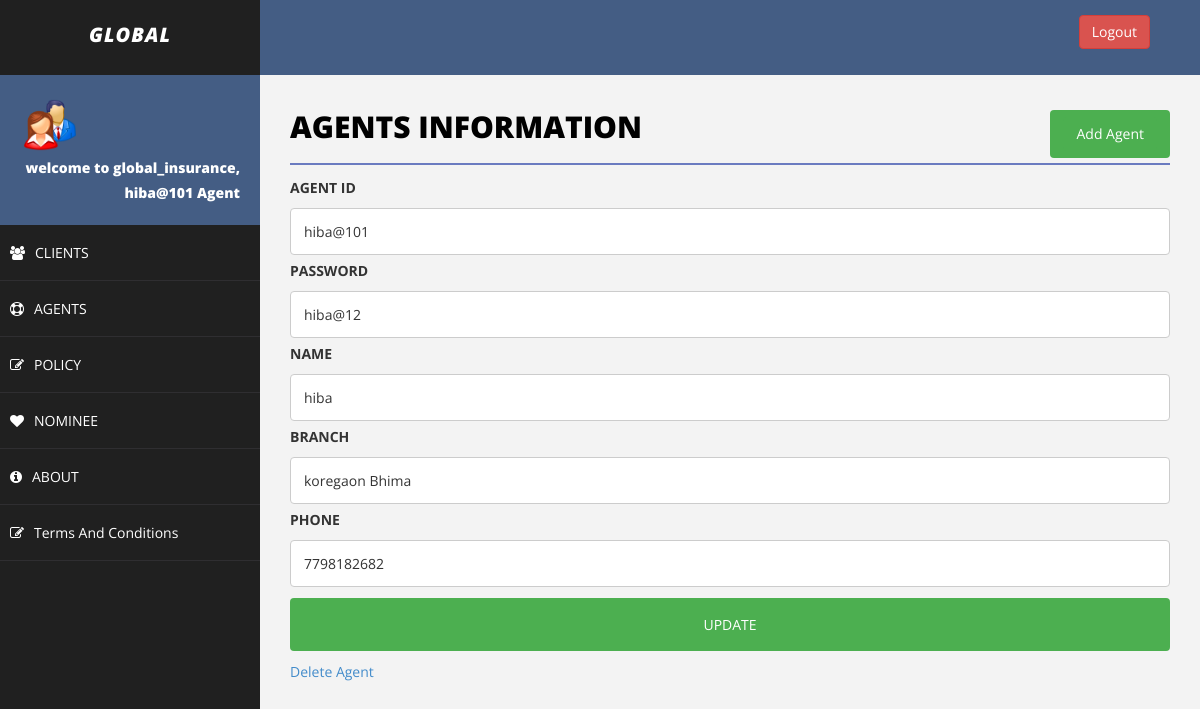
The app's page /editAgent.php?agent_id=hiba@101 (signed in) with its own data.
### tables this page shows
CREATE TABLE `agent` (
  `agent_id` varchar(50) NOT NULL,
  `agent_password` varchar(30) NOT NULL,
  `name` varchar(50) NOT NULL,
  `branch` varchar(50) NOT NULL,
  `phone` varchar(50) NOT NULL
);

### editAgent.php (the view, shortened to what this page needs)
<!DOCTYPE html>
<html>
<head>
    <link href="assets/css/bootstrap.css" rel="stylesheet" />
    <link href="assets/css/font-awesome.css" rel="stylesheet" />
    <link href="assets/css/basic.css" rel="stylesheet" />
    <link href="assets/css/custom.css" rel="stylesheet" />
</head>
<body>
<?php
include 'header.php';
?>
        <div id="page-wrapper">
                <div class="row">
                    <div class="col-md-12">
                        <h1 class="page-head-line">Agents Information
						<button class="btn" align="center">
						<a href="addclient.php" class="btn">Add Agent</a>
						</button>
						</h1>
                    </div>
                </div>
<?php
include'connection.php';
	if($_SERVER["REQUEST_METHOD"] == "GET"){
		$agent_id = $_GET["agent_id"];
	}
	$sql = "SELECT agent_id, agent_password, name, branch, phone from agent where agent_id='$agent_id'";
	$result = $conn->query($sql);
	echo "<div>\n";
	  echo '<form action="updateAgent.php" method="post">';
	    echo "<label for=\"fname\">AGENT ID</label>";
	    echo "<input type=\"text\" value=\"$agent_id\"name=\"agent_id\"/>"."</br>";
	while($row = $result->fetch_assoc()) {
		echo "<label for=\"fname\">PASSWORD</label>";
	    echo "<input type=\"text\" agent_id=\"fname\" name=\"agent_password\" placeholder=\"password..\" value=\"$row[agent_password]\">";
		echo "<label for=\"fname\">NAME</label>";
	    echo "<input type=\"text\" agent_id=\"fname\" name=\"name\" placeholder=\"Your Name..\" value=\"$row[name]\">";
		echo "<label for=\"fname\">BRANCH</label>";
		echo "<input type=\"text\" agent_id=\"fname\" name=\"branch\" placeholder=\"Your Branch..\" value=\"$row[branch]\">";
		echo "<label for=\"fname\">PHONE</label>";
		echo "<input type=\"text\" agent_id=\"fname\" name=\"phone\" placeholder=\"Your Phone..\" value=\"$row[phone]\">";
    }
	echo "<input type=\"submit\" value=\"UPDATE\">";
	echo "</form>\n";
	echo "<a href='deleteAgent.php?agent_id=".$agent_id."'>Delete Agent</a>";
echo "</div>\n";
?>
        </div>
    </div>
</body>
</html>

### assets/css/basic.css (style rules this page uses)
body { font-family: 'Open Sans', sans-serif; line-height:25px; }
#page-wrapper { padding: 15px 15px; min-height: 600px; background: #F3F3F3; }
.page-head-line { font-size: 30px; text-transform: uppercase; color: #000; font-weight: 800; padding-bottom: 20px; border-bottom: 2px solid #6a7bc0; margin-bottom: 10px; }
@media (min-width:768px) { #page-wrapper { margin: 0 0 0 260px; padding: 15px 30px; min-height: 1200px; } }

### editAgent.php (style rules this page uses)
input[type=text], select { width: 100%; padding: 10px 13px; margin: 3px 0; display: inline-block; border: 1px solid #ccc; border-radius: 4px; box-sizing: border-box; }
input[type=submit] { width: 100%; background-color: #4CAF50; color: white; padding: 14px 20px; margin: 8px 0; border: none; border-radius: 4px; cursor: pointer; }
.btn { background-color: #4CAF50; float: right; color:white; text-decoration:none; }

### records on screen
agent: agent_password "hiba@12", name "hiba", branch "koregaon Bhima", phone "7798182682"

### other values on screen
$_SESSION["username"] "hiba@101"
